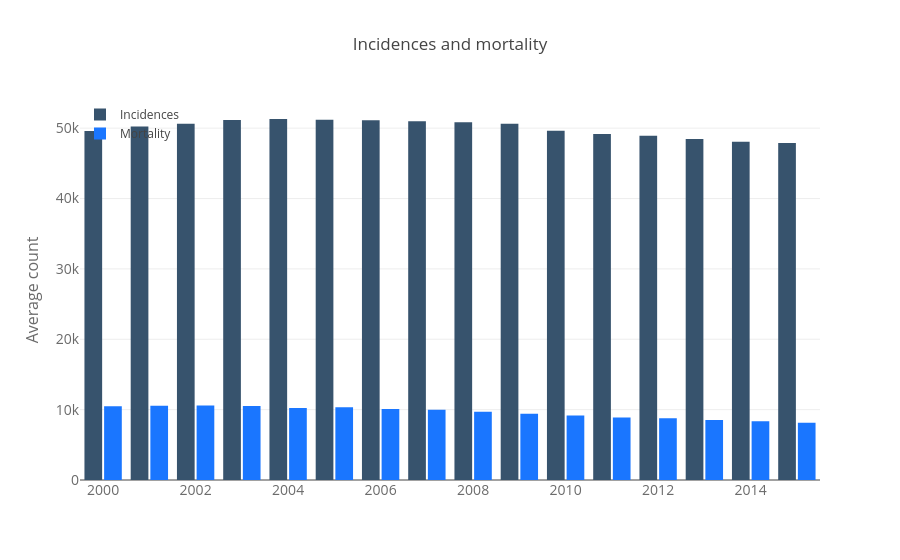

Notebook code cell kept with this figure:
### Code cell
year = x['year']
incidences = x['e_inc_num']
mort = x['e_mort_num']

trace1 = go.Bar(
    x=year,
    y=incidences,
    name='Incidences',
    marker=dict(
        color='rgb(55, 83, 109)'
    )
)
trace2 = go.Bar(
    x=year,
    y=mort,
    name='Mortality',
    marker=dict(
        color='rgb(26, 118, 255)'
    )
)
data = [trace1, trace2]
layout = go.Layout(
    title='Incidences and mortality',
    xaxis=dict(
        tickfont=dict(
            size=14,
            color='rgb(107, 107, 107)'
        )
    ),
    yaxis=dict(
        title='Average count',
        titlefont=dict(
            size=16,
            color='rgb(107, 107, 107)'
        ),
        tickfont=dict(
            size=14,
            color='rgb(107, 107, 107)'
        )
    ),
    legend=dict(
        x=0,
        y=1.0,
        bgcolor='rgba(255, 255, 255, 0)',
        bordercolor='rgba(255, 255, 255, 0)'
    ),
    barmode='group',
    bargap=0.15,
    bargroupgap=0.1
)

fig = go.Figure(data=data, layout=layout)
py.iplot(fig)

### Figure 1 — Plotly figure (JSON) as saved in the notebook; plotly's stock layout.template omitted (floating-point values rounded to 4 significant figures)
{"data": [{"marker": {"color": "rgb(55, 83, 109)"}, "name": "Incidences", "type": "bar", "x": [2000, 2001, 2002, 2003, 2004, 2005, 2006, 2007, 2008, 2009, 2010, 2011, 2012, 2013, 2014, 2015], "y": [49600.0, 50240.0, 50640.0, 51150.0, 51300.0, 51210.0, 51140.0, 50980.0, 50838, 50630.0, 49640.0, 49170.0, 48940.0, 48470.0, 48080.0, 47900.0]}, {"marker": {"color": "rgb(26, 118, 255)"}, "name": "Mortality", "type": "bar", "x": [2000, 2001, 2002, 2003, 2004, 2005, 2006, 2007, 2008, 2009, 2010, 2011, 2012, 2013, 2014, 2015], "y": [10460.0, 10560.0, 10590.0, 10520.0, 10250.0, 10340.0, 10090.0, 9984.0, 9706.0, 9401.0, 9150.0, 8885.0, 8784.0, 8542.0, 8346.0, 8132.0]}], "layout": {"bargap": 0.15, "bargroupgap": 0.1, "barmode": "group", "legend": {"bgcolor": "rgba(255, 255, 255, 0)", "bordercolor": "rgba(255, 255, 255, 0)", "x": 0, "y": 1}, "title": "Incidences and mortality", "xaxis": {"tickfont": {"color": "rgb(107, 107, 107)", "size": 14}}, "yaxis": {"tickfont": {"color": "rgb(107, 107, 107)", "size": 14}, "title": "Average count", "titlefont": {"color": "rgb(107, 107, 107)", "size": 16}}}}
